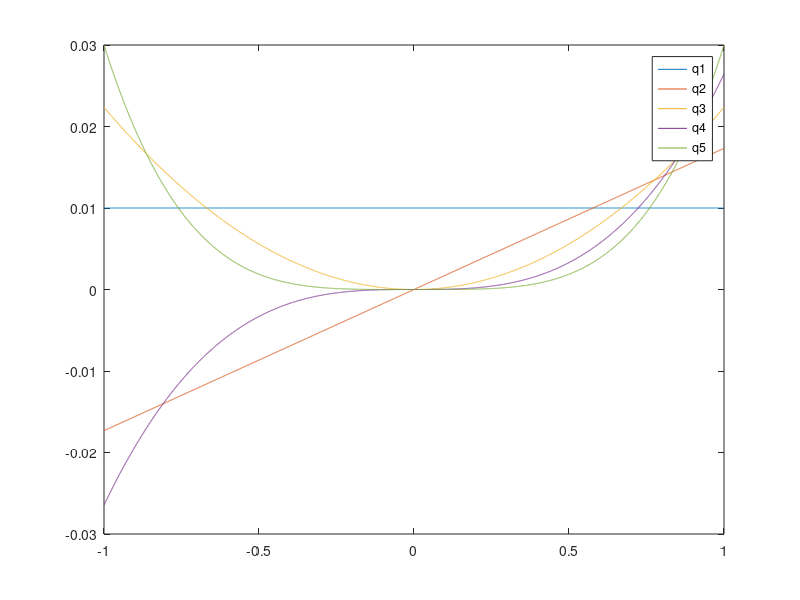

Source code (MATLAB):
%ECEN 671 HW 3
clear;
clc;

t = linspace(-1, 1, 10000);
p = zeros(10000, 5);
dt = 2/10000;
for kk = 1:5
 p(:, kk) = t.^(kk-1);
end 

%step 1
q1 = p(:,1)/(sqrt(sum(p(:,1).*p(:,1))));
%step 2
e2 = p(:,2) - sum(p(:,2).*q1.*dt)*q1;
q2 = e2/(sqrt(sum(p(:,2).*p(:,2))));
%step3
e3 = p(:,3) - sum(p(:,3).*q1.*dt)*q1 - sum(p(:,3).*q2.*dt)*q2;
q3 = e3/(sqrt(sum(p(:,3).*p(:,3))));
%step 4
e4 = p(:,4) - sum(p(:,4).*q1.*dt)*q1 - sum(p(:,4).*q2.*dt)*q2 - sum(p(:,4).*q3.*dt)*q3;
q4 = e4/(sqrt(sum(p(:,4).*p(:,4))));
%step 5
e5 = p(:,5) - sum(p(:,5).*q1.*dt)*q1 - sum(p(:,5).*q2.*dt)*q2 - sum(p(:,5).*q3.*dt)*q3 - sum(p(:,5).*q4.*dt)*q4;
q5 = e5/(sqrt(sum(p(:,5).*p(:,5))));

plot(t,q1);
hold on;
plot(t,q2);
plot(t,q3);
plot(t,q4);
plot(t,q5);
legend('q1','q2','q3','q4','q5');


%check
% Legrande1 = ones(size(t));
% Legrande2 = t;
% % Legrande3 = 1/2*(3*t.^2-1);
% % Legrande4 = 1/2*(5*t.^3-3*t);
% % Legrande5 = 1/8*(35*t.^4-30*t.^2+3);
% Legrande3 = t.^2-1/3;
% Legrande4 = t.^3-3/5*t;
% Legrande5 = t.^4-5/7*t.^2+3;
% dif1 = mean(q1-Legrande1)
% dif2 = mean(q2-Legrande2)
% dif3 = mean(q3-Legrande3)
% dif4 = mean(q4-Legrande4)
% dif5 = mean(q5-Legrande5)